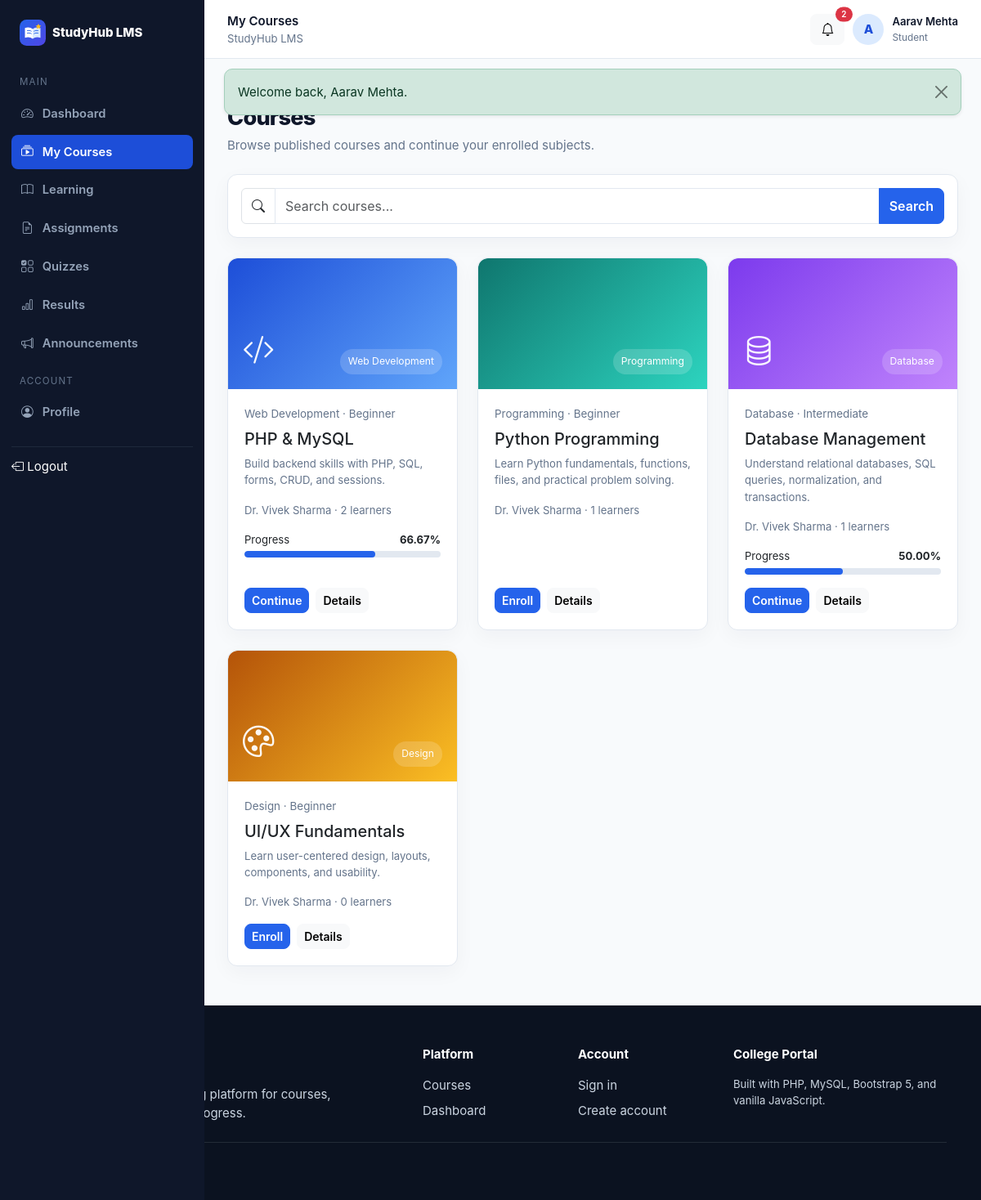
/student/courses.php (signed in), run on the app's committed database.
### tables this page shows
CREATE TABLE users (
  id INT UNSIGNED AUTO_INCREMENT PRIMARY KEY,
    
  full_name VARCHAR(120) NOT NULL,
    
  email VARCHAR(190) NOT NULL UNIQUE,
    
  password_hash VARCHAR(255) NOT NULL,
    
  role ENUM('admin',
    'teacher',
    'student') NOT NULL DEFAULT 'student',
    
  status ENUM('active',
    'inactive',
    'pending') NOT NULL DEFAULT 'active',
    
  enrollment_no VARCHAR(50) NULL UNIQUE,
    
  department VARCHAR(120) NULL,
    
  semester TINYINT UNSIGNED NULL,
    
  phone VARCHAR(20) NULL,
    
  bio TEXT NULL,
    
  avatar VARCHAR(255) NULL,
    
  created_at TIMESTAMP DEFAULT CURRENT_TIMESTAMP,
    
  updated_at TIMESTAMP DEFAULT CURRENT_TIMESTAMP ON
UPDATE CURRENT_TIMESTAMP
);

CREATE TABLE courses (
  id INT UNSIGNED AUTO_INCREMENT PRIMARY KEY,
    
  teacher_id INT UNSIGNED NOT NULL,
    
  category_id INT UNSIGNED NULL,
    
  title VARCHAR(180) NOT NULL,
    
  short_description VARCHAR(255) NULL,
    
  description TEXT NULL,
    
  thumbnail VARCHAR(255) NULL,
    
  level ENUM('Beginner',
    'Intermediate',
    'Advanced') DEFAULT 'Beginner',
    
  duration_hours DECIMAL(5,
    1) DEFAULT 0,
    
  status ENUM('draft',
    'published',
    'pending') DEFAULT 'draft',
    
  created_at TIMESTAMP DEFAULT CURRENT_TIMESTAMP,
    
  updated_at TIMESTAMP DEFAULT CURRENT_TIMESTAMP ON
UPDATE CURRENT_TIMESTAMP,
    
  CONSTRAINT fk_courses_teacher FOREIGN KEY (teacher_id) REFERENCES users(id) ON DELETE CASCADE,
    
  CONSTRAINT fk_courses_category FOREIGN KEY (category_id) REFERENCES categories(id) ON DELETE
SET NULL,
    
  INDEX idx_courses_status(status),
    INDEX idx_courses_teacher(teacher_id)
);

CREATE TABLE categories (
  id INT UNSIGNED AUTO_INCREMENT PRIMARY KEY,
    
  name VARCHAR(100) NOT NULL UNIQUE,
    
  created_at TIMESTAMP DEFAULT CURRENT_TIMESTAMP
);

### student/courses.php (the view, shortened to what this page needs)
<?php
$pageTitle='My Courses';
require_once __DIR__.'/../includes/auth.php';
require_role('student');
require_once __DIR__.'/../includes/ui.php';
$id=(int)user()['id'];
$q=trim($_GET['q']??'');
$st=$pdo->prepare("SELECT c.*,u.full_name teacher,cat.name category,(SELECT COUNT(*) FROM enrollments e2 WHERE e2.course_id=c.id) learners,(SELECT progress_percent FROM enrollments e3 WHERE e3.course_id=c.id AND e3.student_id=?) progress FROM courses c JOIN users u ON u.id=c.teacher_id LEFT JOIN categories cat ON cat.id=c.category_id WHERE c.status='published' AND (c.title LIKE ? OR c.short_description LIKE ?) ORDER BY c.created_at DESC");
$like="%$q%";
$st->execute([$id,$like,$like]);
$courses=$st->fetchAll();
include __DIR__.'/../includes/app_start.php';
?>
<div class="page-header">
<div>
<div class="section-kicker mb-2">Learning catalog</div>
<h1>Courses</h1>
<p>Browse published courses and continue your enrolled subjects.</p>
</div>
</div>
<form class="card p-3 mb-4" method="get">
<div class="input-group">
<span class="input-group-text bg-white">
<i class="bi bi-search">
</i>
</span>
<input name="q" value="<?=e($q)?>" class="form-control" placeholder="Search courses...">
<button class="btn btn-primary">Search</button>
</div>
</form>
<div class="row g-4">
<?php
foreach($courses as $i=>$c):$enrolled=$c['progress']!==null;
?><div class="col-md-6 col-xl-4">
<div class="card course-card card-hover h-100 overflow-hidden"><?=courseThumb($c['category']??'Course',$i)?><div class="card-body d-flex flex-column">
<div class="course-meta mb-2"><?=e($c['category']??'General')?> · <?=e($c['level'])?></div>
<h5><?=e($c['title'])?></h5>
<p class="text-muted small"><?=e($c['short_description'])?></p>
<div class="small text-muted mb-3"><?=e($c['teacher'])?> · <?=e($c['learners'])?> learners</div>
<?php
if($enrolled):?><div class="small mb-1 d-flex justify-content-between">
<span>Progress</span>
<strong><?=e((string)$c['progress'])?>%</strong>
</div>
<div class="progress mb-3">
<div class="progress-bar" style="width:<?=min(100,(float)$c['progress'])?>%">
</div>
</div>
<div class="mt-auto d-flex gap-2">
<a class="btn btn-primary btn-sm" href="learning.php?course_id=<?=$c['id']?>">Continue</a>
<a class="btn btn-light btn-sm" href="../course-details.php?id=<?=$c['id']?>">Details</a>
</div>
<?php
else:?><div class="mt-auto d-flex gap-2">
<form method="post"><?=csrf_input()?><input type="hidden" name="action" value="enroll">
<button class="btn btn-primary btn-sm">Enroll</button>
</form>
<a class="btn btn-light btn-sm" href="../course-details.php?id=<?=$c['id']?>">Details</a>
</div>
<?php
endif;
?>
</div>
</div>
</div>
<?php
endforeach;
?></div>
<?php
include __DIR__.'/../includes/app_end.php';
?>

### includes/topbar.php (shortened to what this page needs)
<?php
$unreadStmt = $pdo->prepare('SELECT COUNT(*) FROM notifications WHERE user_id=? AND is_read=0');
$unreadStmt->execute([(int)$me['id']]);
$unread = (int)$unreadStmt->fetchColumn();
?>
<header class="app-topbar">
  <div class="d-flex align-items-center gap-3">
<div>
<div class="fw-semibold d-none d-md-block"><?= e($pageTitle)?></div>
<div class="small text-muted d-none d-md-block">StudyHub LMS</div>
</div>
</div>
  <div class="topbar-user">
<a class="btn btn-light position-relative" title="Announcements" href="announcements.php">
<i class="bi bi-bell">
</i>
<?php
if($unread>0):?><span class="position-absolute top-0 start-100 translate-middle badge rounded-pill bg-danger" style="font-size:.62rem"><?= $unread?></span>
<?php
endif;
?></a>
<div class="avatar"><?= e(strtoupper(substr($userName,0,1)))?></div>
<div class="d-none d-sm-block">
<div class="fw-semibold small"><?= e($userName)?></div>
<div class="text-muted" style="font-size:.74rem;text-transform:capitalize"><?= e($role)?></div>
</div>
</div>
</header>

### includes/ui.php (shortened to what this page needs)
<?php
function courseThumb(string $title, int $index = 0): string {
    $icons = ['code-slash','filetype-python','database','palette','diagram-3','cpu'];
    $classes = ['', 'alt-1', 'alt-2', 'alt-3', 'alt-4'];
    $i = $index % count($icons);
    $cls = $classes[$index % count($classes)];
    return '<div class="course-thumb '.$cls.'"><i class="bi bi-'.$icons[$i].' thumb-icon"></i><span class="thumb-label">'.e($title).'</span></div>';
}

### assets/css/style.css (style rules this page uses)
:root { --primary:#2563eb; --primary-dark:#1d4ed8; --success:#16a34a; --warning:#d97706; --danger:#dc2626; --bg:#f8fafc; --surface:#fff; --border:#e2e8f0; --text:#0f172a; --muted:#64748b; --sidebar:#0f172a; --sidebar-muted:#94a3b8; --radius:12px; }
* { box-sizing:border-box }
html,body { height:100% }
body { font-family:Inter,ui-sans-serif,system-ui,-apple-system,"Segoe UI",Roboto,Arial,sans-serif; background:var(--bg); color:var(--text); font-size:15px; line-height:1.55 }
a { text-decoration:none }
.text-muted { color:var(--muted)!important }
.card { border:1px solid var(--border); border-radius:var(--radius); box-shadow:0 8px 24px rgba(15,23,42,.04) }
.card-hover { transition:.2s ease }
.btn { border-radius:8px; font-weight:600 }
.btn-primary { background:var(--primary); border-color:var(--primary) }
.form-control,.form-select { border-color:var(--border); border-radius:8px; min-height:44px }
.badge { font-weight:600; padding:.45em .7em }
.section-kicker { font-size:.82rem; text-transform:uppercase; letter-spacing:.11em; color:var(--primary); font-weight:800 }
.course-thumb { height:160px; border-radius:12px 12px 0 0; display:flex; align-items:end; padding:18px; color:#fff; background:linear-gradient(135deg,#1d4ed8,#60a5fa) }
.course-thumb.alt-1 { background:linear-gradient(135deg,#0f766e,#2dd4bf) }
.course-thumb.alt-2 { background:linear-gradient(135deg,#7c3aed,#c084fc) }
.course-thumb.alt-3 { background:linear-gradient(135deg,#b45309,#fbbf24) }
.course-thumb .thumb-icon { font-size:2.4rem; opacity:.95 }
.course-thumb .thumb-label { margin-left:auto; font-size:.76rem; background:rgba(255,255,255,.17); padding:6px 10px; border-radius:999px }
.course-card .card-body { padding:20px }
.course-meta { font-size:.84rem; color:var(--muted) }
.app-topbar { height:72px; background:#fff; border-bottom:1px solid var(--border); display:flex; align-items:center; justify-content:space-between; padding:0 28px; position:sticky; top:0; z-index:1000 }
.topbar-user { display:flex; align-items:center; gap:10px }
.avatar { width:38px; height:38px; border-radius:50%; display:grid; place-items:center; background:#dbeafe; color:#1d4ed8; font-weight:800 }
.page-header { display:flex; justify-content:space-between; align-items:flex-start; gap:16px; margin-bottom:24px }
.page-header h1 { font-size:1.7rem; font-weight:800; letter-spacing:-.03em; margin:0 }
.page-header p { color:var(--muted); margin:5px 0 0 }
.progress { height:8px; background:#e2e8f0; border-radius:999px }
.progress-bar { background:var(--primary); border-radius:999px }

### data on the page
users: full_name "A", full_name "Aarav Mehta"
courses: category.name "Web Development", level "Beginner", title "PHP & MySQL", short_description "Build backend skills with PHP, SQL, forms, CRUD, and sessions.", teacher.full_name "Dr. Vivek Sharma", learners "2", progress "66.67"
courses: category.name "Programming", level "Beginner", title "Python Programming", short_description "Learn Python fundamentals, functions, files, and practical problem solving.", teacher.full_name "Dr. Vivek Sharma", learners "1"
courses: category.name "Database", level "Intermediate", title "Database Management", short_description "Understand relational databases, SQL queries, normalization, and transactions.", teacher.full_name "Dr. Vivek Sharma", learners "1", progress "50.00", min(100,(float)$c['progress']) 50 (drawn)
courses: category.name "Design", level "Beginner", title "UI/UX Fundamentals", short_description "Learn user-centered design, layouts, components, and usability.", teacher.full_name "Dr. Vivek Sharma", learners "0"

### other printed values
$f['message'] "Welcome back, Aarav Mehta."
$section "MAIN"
$label "Dashboard"
$label "My Courses"
$label "Learning"
$label "Assignments"
$label "Quizzes"
$label "Results"
$label "Announcements"
$section "ACCOUNT"
$label "Profile"
$pageTitle "My Courses"
$unread "2"
$role "Student"
